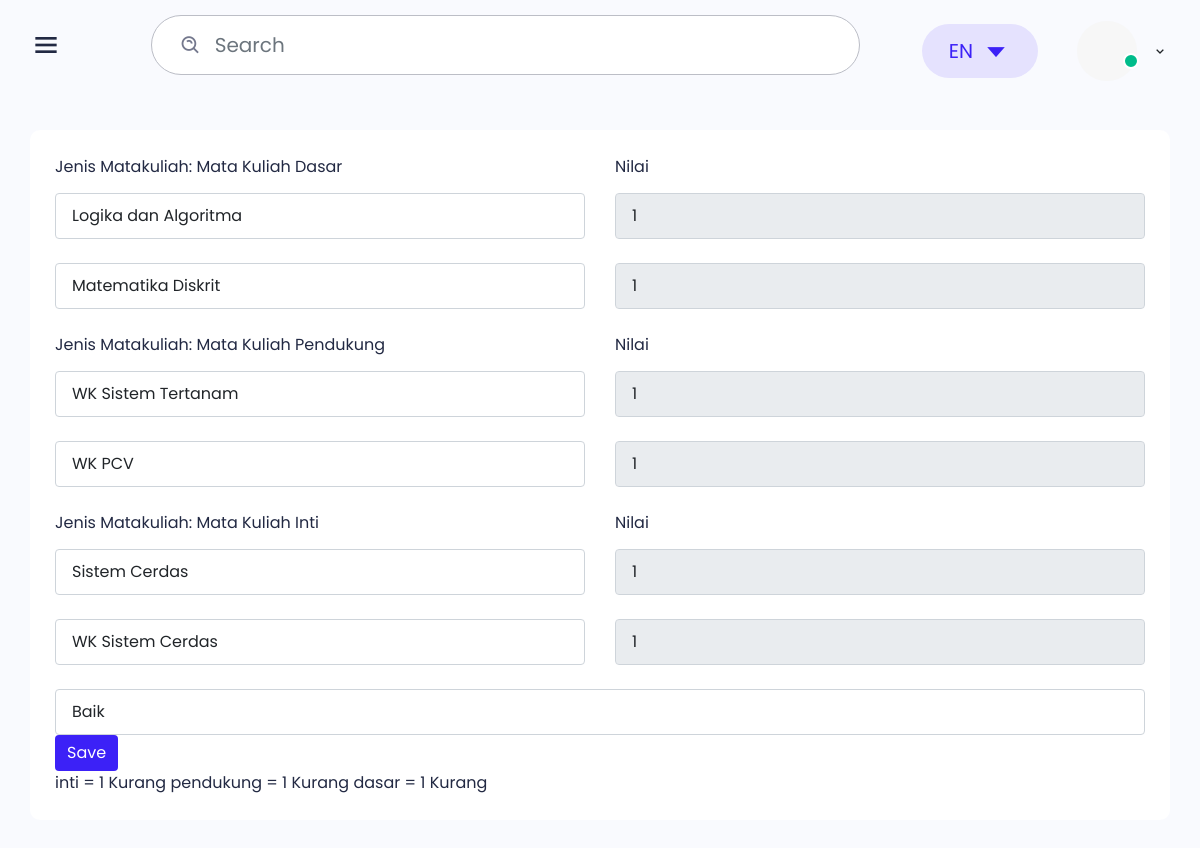
The page /protend/dosen_nilai.php?id_mahasiswa=5 on the database as committed earlier.
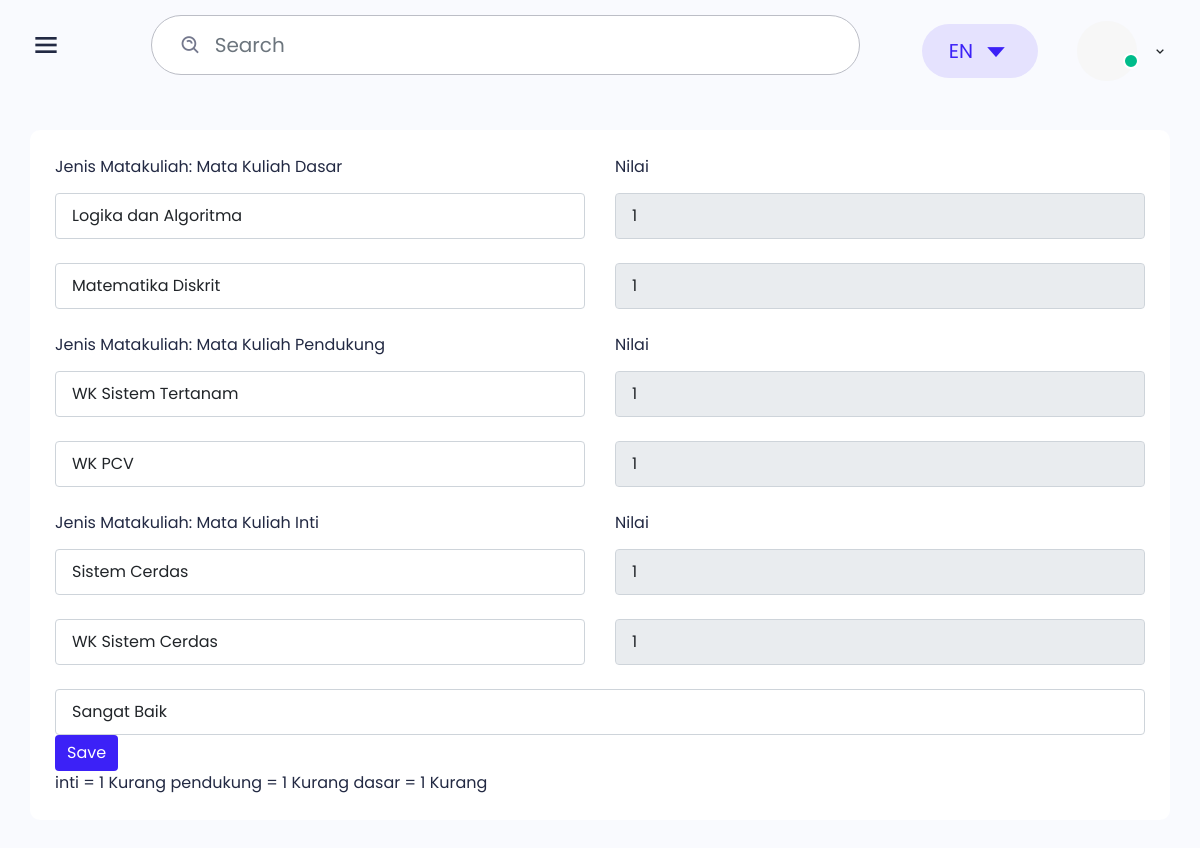
The same page on the database as committed later.
### tables this page shows
CREATE TABLE `mata_kuliah` (
  `id_matkul` int(11) NOT NULL,
  `logika_algoritma` float NOT NULL,
  `matematika_Diskrit` float NOT NULL,
  `wk_sistemtertanam` float NOT NULL,
  `wk_pcv` float NOT NULL,
  `sistem_cerdas` float NOT NULL,
  `wk_sistem_cerdas` float NOT NULL,
  `name` text NOT NULL,
  `file` varchar(50) NOT NULL,
  `id_status` int(3) NOT NULL DEFAULT '0',
  `id_nilai_skripsi` int(3) NOT NULL DEFAULT '0'
);

### protend/dosen_nilai.php (the view, shortened to what the changed rows need)
<?php
include 'koneksi.php';
$id_mahasiswa = $_GET['id_mahasiswa'];
$sql2   = "SELECT * FROM mata_kuliah INNER JOIN mahasiswa ON mata_kuliah.id_matkul = mahasiswa.id_matkul WHERE mahasiswa.id_mahasiswa = $id_mahasiswa";
$q2     = mysqli_query($koneksi, $sql2);
while ($r2 = mysqli_fetch_array($q2)) {
    $logika_algoritma        = $r2['logika_algoritma'];
    $matematika_Diskrit       = $r2['matematika_Diskrit'];
    $wk_sistemtertanam     = $r2['wk_sistemtertanam'];
    $wk_pcv   = $r2['wk_pcv'];
    $sistem_cerdas     = $r2['sistem_cerdas'];
    $wk_sistem_cerdas  = $r2['wk_sistem_cerdas'];
    $id_nilai_skripsi = $r2['id_nilai_skripsi'];
}
function Cek_nilai($nilai)
{
    if($nilai >= 3.0 && $nilai <= 4.0 ){
        $hasil = 'Sangat Baik';
    } else if($nilai >= 2.0 && $nilai < 3.0 ) {
        $hasil = 'Baik';
    } else if ($nilai < 2.0) {
        $hasil = 'Kurang';
    }
    return $hasil;
}
?>
<!DOCTYPE html>
<html lang="en">
<head>
    <link href='https://unpkg.com/boxicons@2.0.7/css/boxicons.min.css' rel='stylesheet'>
    <link rel="stylesheet" href="css/icons.min.css">
    <link rel="stylesheet" href="./libs/date-picker/datepicker.css">
    <link rel="stylesheet" href="./css/bootstrap.min.css">
    <link rel="stylesheet" href="./css/grid.css">
    <link rel="stylesheet" href="./css/style.css">
    <link rel="stylesheet" href="./css/responsive.css">
</head>
<body class="sidebar-expand counter-scroll">
    <div class="main">
    <div class="main-content project">
            <div class="row">
                <div class="col-12">
                    <div class="box">
                        <div class="box-body">
                            <form method="post" action="" >
                            <select name="id_nilai_skripsi"
                                        class="form-control custom-select select2 select2-hidden-accessible"
                                        data-placeholder="Pilih Mata Kuliah" tabindex="-1" aria-hidden="true"
                                        data-select2-id="select2-data-38-9jkg">
                                        <option value="1" <?= (($id_nilai_skripsi == "1") ? "selected" : "" )?> >Sangat Baik</option>
                                        <option value="2" <?= (($id_nilai_skripsi == "2") ? "selected" : "" )?> >Baik</option>
                                    </select>
                                <div class="submit-section">
                                    <button class="btn btn-primary submit-btn" type="submit" name="save">Save</button>
                                </div>
                                <?php
                                    $inti = ($wk_sistem_cerdas + $sistem_cerdas)/2;
                                    $pendukung = ($wk_sistemtertanam+$wk_pcv)/2;
                                    $dasar = ($logika_algoritma+$matematika_Diskrit)/2;
                                    print('inti = '.$inti.' '.Cek_nilai($inti) );
                                    print(' pendukung = '.$pendukung.' '.Cek_nilai($pendukung));
                                    print(' dasar = '.$dasar.' '.Cek_nilai($dasar));
                                ?>
                            </form>
                        </div>
                    </div>
                </div>
            </div>
        </div>
    </div>
</body>
</html>

Rows that differ between the two databases and show on the page:
changed mata_kuliah: id_nilai_skripsi "Baik" → "Sangat Baik"
